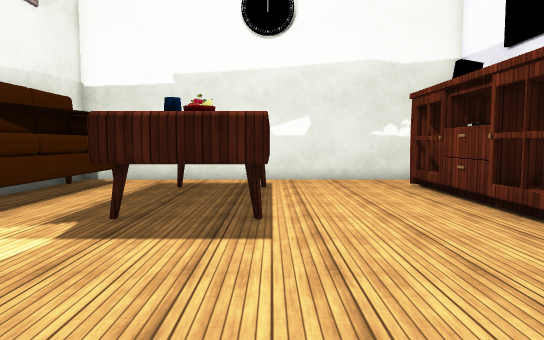
[1] (above)

15 first-person views from a walk through a scene from a Unity 3-D project. The camera is 1.4 m above the floor, tilts 4° down and sees 70° across. The floor is counted in squares, 0.9 m on a side. Each view is taken from the middle of a square. On the plan, view 1 faces up. The plan holds only what a view shows up to about 17 squares ahead; the rest is blank. The place goes on beyond the plan. The player character is not drawn. Some surface patterns are stand-ins.

[2]
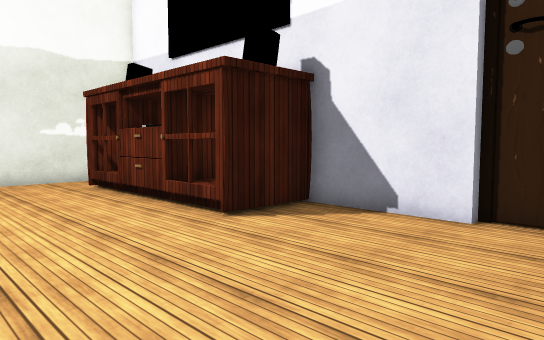

[3]
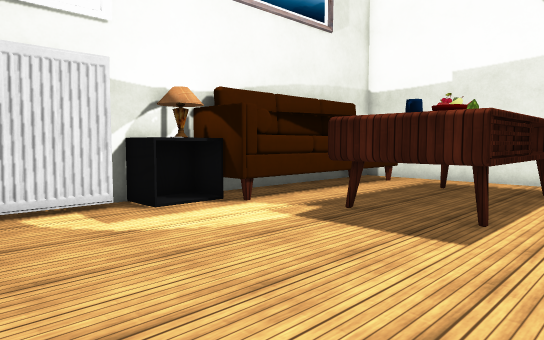

[4]
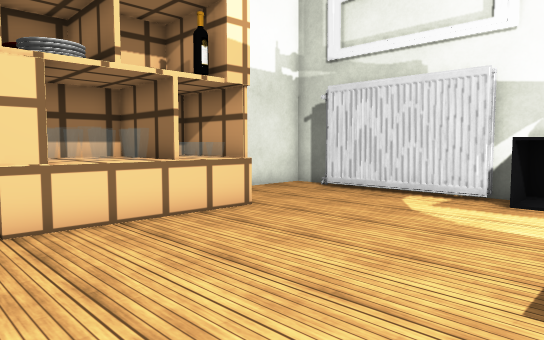

[5]
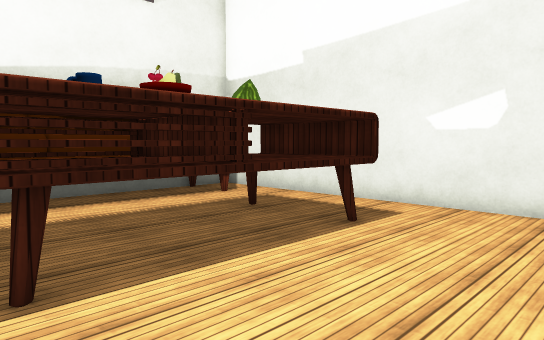

[6]
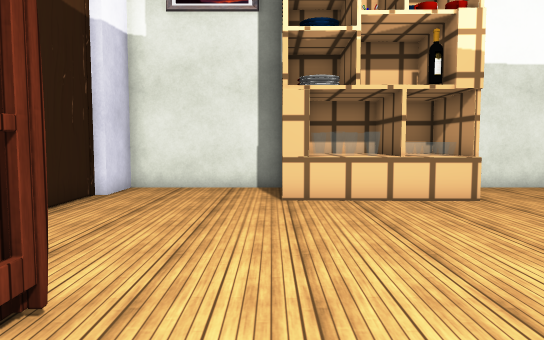

[7]
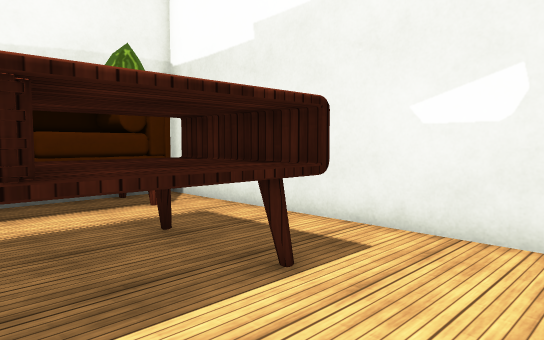

[8]
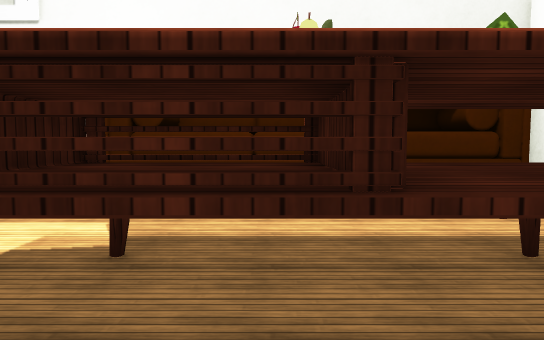

[9]
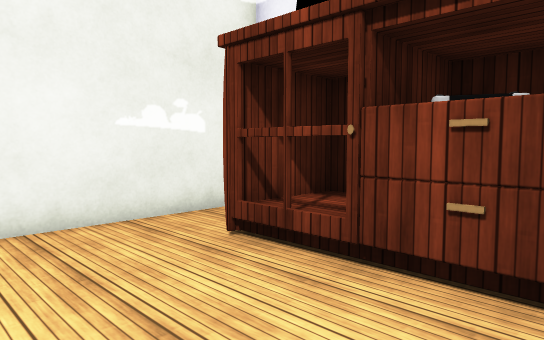

[10]
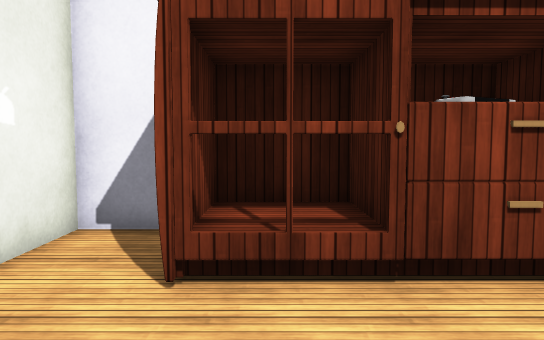

[11]
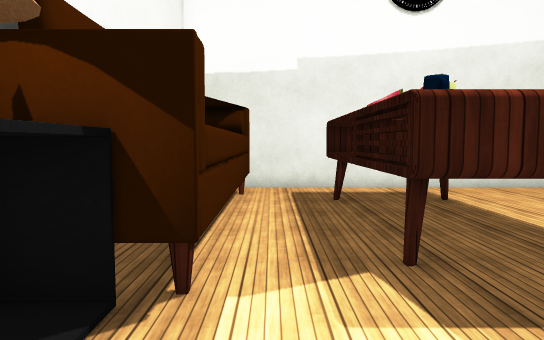

[12]
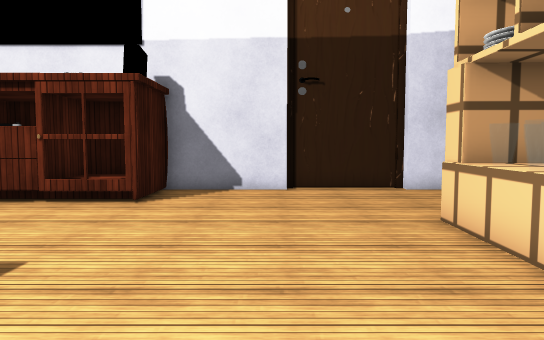

[13]
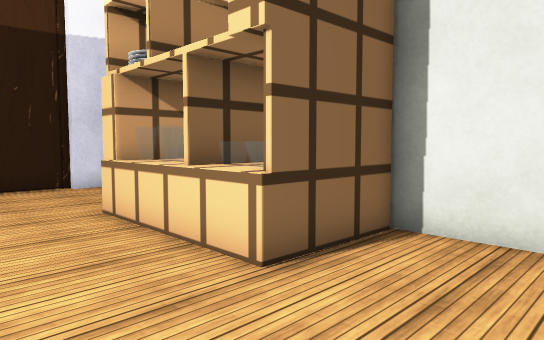

[14]
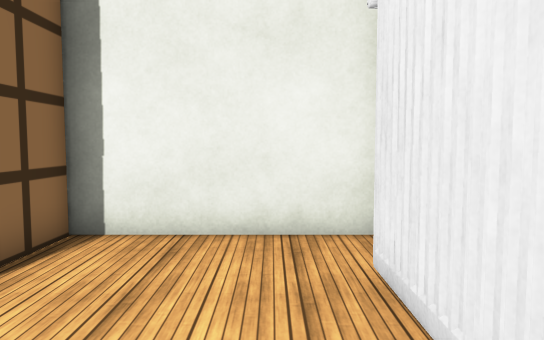

[15]
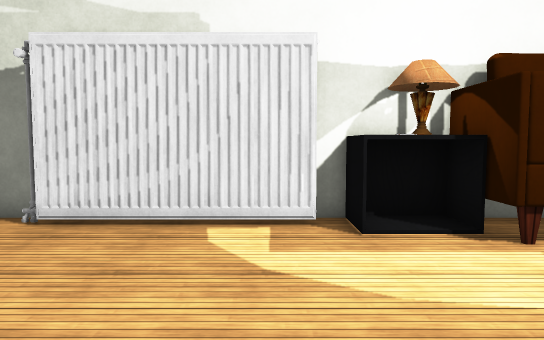

### Floor plan
Key: @ floor where view 1 was taken; # wall or solid block; . main floor; : floor 0.5 m higher than the main floor; S shelf; O other object.
Columns run from 8 left of view 1 to 9 right of it. Each row starts with its distance up from view 1.
 17 #################
 16 #...............#
 15 #OO.............#
 14 #OO..OOOO....OOO#
 13 #OO..OOOO....O  #
 12 #OO..OOOO....OOO#
 11 #OO..OOOO....OOO
 10 #OO..OOOO....OOO
  9 #OO..OOOO....OOO#
  8 #OO..OOOO....O::#
  7 #SO..OOO.....OOO#
  6 #S..............#
  5 #S..............#
  4 #...............#
  3 ##..............##
  2  #...............#
  1  #...............#
  0  #......@........#
 -1  #....SSSSS......#
 -2 ##....SSSSS.....##
 -3 #.....SSSSS.....#
 -4 ######     ######

Where each view was taken, in squares from view 1:
view 1: 0 up, 0 right, facing up
view 2: 0 up, 0 right, facing up-right
view 3: 0 up, 2 right, facing up-left
view 4: 7 up, 4 right, facing down-left
view 5: 7 up, 4 right, facing up-left
view 6: 10 up, 3 right, facing down
view 7: 10 up, 3 right, facing up-left
view 8: 10 up, 2 right, facing left
view 9: 9 up, 1 right, facing up-right
view 10: 13 up, 1 right, facing right
view 11: 3 up, 5 left, facing up
view 12: 3 up, 5 left, facing right
view 13: 3 up, 6 left, facing down-right
view 14: 3 up, 6 left, facing down
view 15: 3 up, 0 right, facing left
